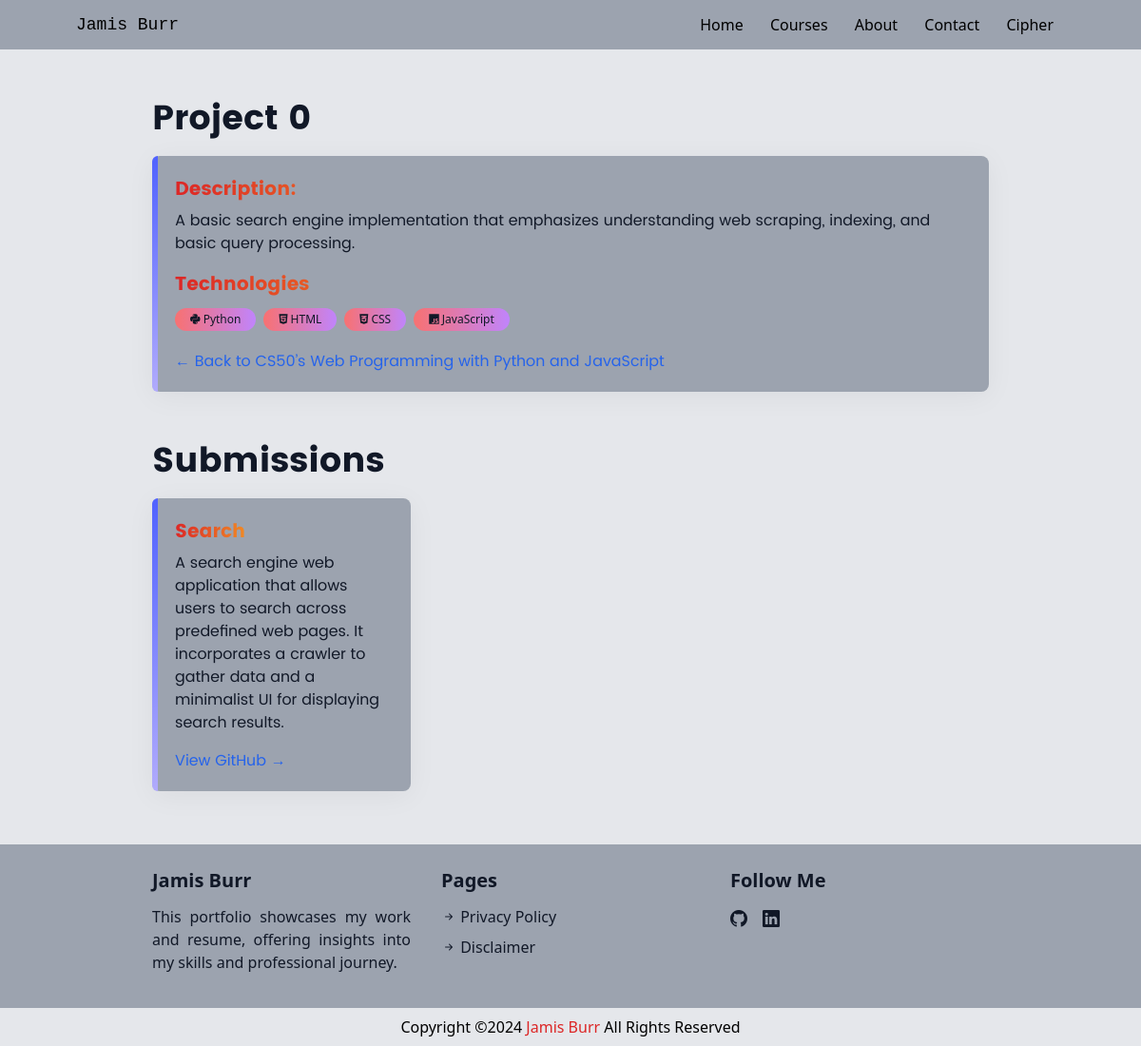
The page /courses/cs50w/projects/project-0/ on the database its author committed.
### portfolio_content/models.py (models this page shows, shortened)
class Project(models.Model):
    title = models.CharField(max_length=200)
    description = models.TextField()
    technologies = models.ManyToManyField(Technology, related_name="projects")
    course = models.ForeignKey(Course, on_delete=models.CASCADE, related_name="projects")
    slug = models.SlugField(blank=True)
    class Meta:
        verbose_name_plural = "Projects"  # Correct plural display in the admin panel

class Technology(models.Model):
    name = models.CharField(max_length=50)
    icon = models.CharField(max_length=100, blank=True, null=True)  # Store FontAwesome class for the icon
    class Meta:
        db_table = 'Technologies'  # Ensure correct database table name
        verbose_name_plural = "Technologies"  # Correct plural display in the admin panel

class Course(models.Model):
    name = models.CharField(max_length=200)
    description = models.TextField(blank=True, null=True)
    technologies = models.ManyToManyField(Technology, related_name="courses")  # ManyToManyField
    slug = models.SlugField(blank=True)

class Submission(models.Model):
    title = models.CharField(max_length=200)
    description = models.TextField(blank=True, null=True)
    submission_link = models.URLField()
    lab = models.ForeignKey(
        "Lab",
        on_delete=models.CASCADE,
        related_name="submissions",
        blank=True,
        null=True,  # Allow it to be optional
    )
    problem_set = models.ForeignKey(
        "ProblemSet",
        on_delete=models.CASCADE,
        related_name="submissions",
        blank=True,
        null=True,  # Allow null values
    )
    project = models.ForeignKey(
        "Project",
        on_delete=models.CASCADE,
        related_name="submissions",
        blank=True,
        null=True,  # Allow null values
    )
    final_project = models.ForeignKey(
        "FinalProject",
        on_delete=models.CASCADE,
        related_name="submissions",
        blank=True,
        null=True,  # Allow it to be optional
    )
    created_at = models.DateTimeField(auto_now_add=True)

### portfolio_content/views.py (the view)
# urls.py: path('courses/<slug:course_slug>/projects/<slug:project_slug>/', views.project_details, name='project_details'),  # Project detail page
@cache_page(60 * 60)
def project_details(request, course_slug, project_slug):
    course = get_object_or_404(Course, slug=course_slug)
    project = get_object_or_404(Project, slug=project_slug, course=course)
    submissions = project.submissions.all()
    context = {
        'course': course,
        'project': project,
        'submissions': submissions,
    }
    return render(request, 'project_details.html', context)

### templates/project_details.html (shortened to what this page needs)
{% extends "layout.html" %}
{% block content %}
<div class='bg-gray-200 dark:bg-gray-800 text-gray-900 dark:text-gray-100 pt-8 px-5 md:px-20 lg:px-40 xl:px-60'>
    <p style="font-family: Poppins-Bold" class='text-4xl font-extrabold py-5 text-center md:text-start'>{{ project.title }}</p>
    <div style="box-shadow:0 5px 30px 0 rgba(0,0,0,.05); position: relative;" class='bg-gray-400 dark:bg-gray-900 py-5 pl-6 pr-5 rounded-lg'>
        <div style="position: absolute; top: 0; left: 0; bottom: 0; width: 6px; border-radius: 6px 0 0 6px;
            background: linear-gradient(to bottom, #5062ff, #b1abfc);"
            class="dark:hidden">
        </div>
        <p style="font-family: Poppins-Bold" class=" text-xl text-transparent bg-clip-text bg-gradient-to-r from-red-600 via-amber-400 to-amber-700 dark:from-cyan-200 dark:via-blue-300 dark:to-blue-600">Description:</p>
        <p style="font-family: Poppins" class="text-gray-900 dark:text-gray-300 pt-2">{{ project.description }}</p>
        <p style="font-family: Poppins-Bold" class="pt-4 text-xl text-transparent bg-clip-text bg-gradient-to-r from-red-600 via-amber-400 to-amber-700 dark:from-cyan-200 dark:via-blue-300 dark:to-blue-600">Technologies</p>
        <div class='flex flex-wrap gap-2 pt-3 pb-1'>
            {% for tech in project.technologies.all %}
            <span class='text-xs bg-gradient-to-r from-red-400 to-purple-400 dark:from-blue-500 dark:to-purple-500 py-1 px-4 rounded-full'>
                <i class="{{ tech.icon }}"></i> {{ tech.name }}
            </span>
            {% endfor %}
        </div>
        <a href="/courses/{{ course.slug }}/" style="font-family: 'Poppins';" class="text-blue-600 dark:text-yellow-200 pt-4 hover:underline block">← Back to {{ course.name }}</a>
    </div>
</div>
<div class='bg-gray-200 dark:bg-gray-800 text-gray-900 dark:text-gray-100 pt-8 pb-14 px-5 md:px-20 lg:px-40 xl:px-60'>
    <p style="font-family: Poppins-Bold" class='text-4xl font-extrabold py-5 text-center md:text-start'>Submissions</p>
    <div class="grid grid-cols-1 sm:grid-cols-2 lg:grid-cols-3 gap-8">
        {% for submission in submissions %}
        <div style="box-shadow: 0 5px 30px 0 rgba(0,0,0,.05); position: relative;" class='bg-gray-400 dark:bg-gray-900 py-5 pl-6 pr-5 rounded-lg flex flex-col justify-between'>
            <div style="position: absolute; top: 0; left: 0; bottom: 0; width: 6px; border-radius: 6px 0 0 6px;
                background: linear-gradient(to bottom, #5062ff, #b1abfc);"
                class="dark:hidden">
            </div>
            <p style="font-family: Poppins-Bold" class="text-xl text-transparent bg-clip-text bg-gradient-to-r from-red-600 via-amber-400 to-amber-700 dark:from-cyan-200 dark:via-blue-300 dark:to-blue-600">{{ submission.title }}</p>
            <p style="font-family: Poppins" class="text-gray-900 dark:text-gray-300 pt-2 flex-grow">{{ submission.description }}</p>
            {% if submission.submission_link %}
            <a href="{{ submission.submission_link }}" target="_blank" style="font-family: 'Poppins';" class="text-blue-600 dark:text-yellow-200 pt-4 hover:underline block">View GitHub →</a>
            {% endif %}
        </div>
        {% endfor %}
    </div>
</div>
{% endblock %}

### static/css/custom.css (style rules this page uses)
html { scrollbar-width: none; }

### rows shown on the page
Project: title "Project 0", description "A basic search engine implementation that emphasizes understanding web scraping, indexing, and basic query processing."
Technology: name "Python"
Technology: name "HTML"
Technology: name "CSS"
Technology: name "JavaScript"
Course: name "CS50’s Web Programming with Python and JavaScript"
Submission: description "A search engine web application that allows users to search across predefined web pages. It incorporates a crawler to gather data and a minimalist UI for displaying search results."
